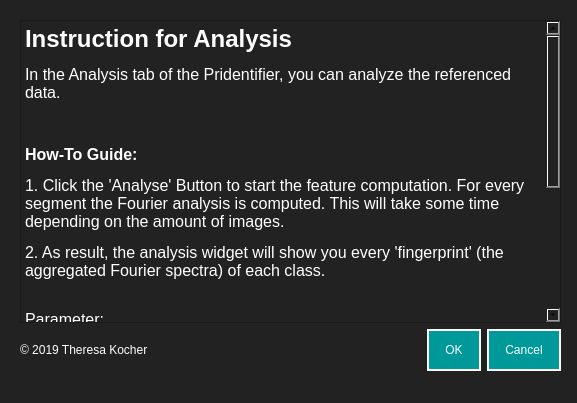
<?xml version="1.0" encoding="UTF-8"?>
<ui version="4.0">
 <class>Dialog</class>
 <widget class="QDialog" name="Dialog">
  <property name="geometry">
   <rect>
    <x>0</x>
    <y>0</y>
    <width>577</width>
    <height>403</height>
   </rect>
  </property>
  <property name="windowTitle">
   <string>Dialog</string>
  </property>
  <property name="styleSheet">
   <string notr="true">background-color: #222222;
</string>
  </property>
  <widget class="QWidget" name="verticalLayoutWidget">
   <property name="geometry">
    <rect>
     <x>20</x>
     <y>20</y>
     <width>541</width>
     <height>351</height>
    </rect>
   </property>
   <layout class="QVBoxLayout" name="verticalLayout">
    <item>
     <layout class="QHBoxLayout" name="horizontalLayout">
      <item>
       <layout class="QHBoxLayout" name="horizontalLayout_2"/>
      </item>
     </layout>
    </item>
    <item>
     <layout class="QHBoxLayout" name="horizontalLayout_4">
      <item>
       <widget class="QTextBrowser" name="textBrowser">
        <property name="styleSheet">
         <string notr="true">color: #fff;
font: 12pt &quot;Helvetica&quot;;
</string>
        </property>
        <property name="html">
         <string>&lt;!DOCTYPE HTML PUBLIC &quot;-//W3C//DTD HTML 4.0//EN&quot; &quot;http://www.w3.org/TR/REC-html40/strict.dtd&quot;&gt;
&lt;html&gt;&lt;head&gt;&lt;meta name=&quot;qrichtext&quot; content=&quot;1&quot; /&gt;&lt;style type=&quot;text/css&quot;&gt;
p, li { white-space: pre-wrap; }
&lt;/style&gt;&lt;/head&gt;&lt;body style=&quot; font-family:'Helvetica'; font-size:12pt; font-weight:400; font-style:normal;&quot;&gt;
&lt;p style=&quot; margin-top:12px; margin-bottom:12px; margin-left:0px; margin-right:0px; -qt-block-indent:0; text-indent:0px;&quot;&gt;&lt;span style=&quot; font-size:18pt; font-weight:600;&quot;&gt;Instruction for Analysis&lt;/span&gt;&lt;/p&gt;
&lt;p style=&quot; margin-top:12px; margin-bottom:12px; margin-left:0px; margin-right:0px; -qt-block-indent:0; text-indent:0px;&quot;&gt;In the Analysis tab of the Pridentifier, you can analyze the referenced data.&lt;/p&gt;
&lt;p style=&quot;-qt-paragraph-type:empty; margin-top:12px; margin-bottom:12px; margin-left:0px; margin-right:0px; -qt-block-indent:0; text-indent:0px;&quot;&gt;&lt;br /&gt;&lt;/p&gt;
&lt;p style=&quot; margin-top:12px; margin-bottom:12px; margin-left:0px; margin-right:0px; -qt-block-indent:0; text-indent:0px;&quot;&gt;&lt;span style=&quot; font-weight:600;&quot;&gt;How-To Guide:&lt;/span&gt;&lt;/p&gt;
&lt;p style=&quot; margin-top:12px; margin-bottom:12px; margin-left:0px; margin-right:0px; -qt-block-indent:0; text-indent:0px;&quot;&gt;1. Click the 'Analyse' Button to start the feature computation. For every segment the Fourier analysis is computed. This will take some time depending on the amount of images.&lt;/p&gt;
&lt;p style=&quot; margin-top:12px; margin-bottom:12px; margin-left:0px; margin-right:0px; -qt-block-indent:0; text-indent:0px;&quot;&gt;2. As result, the analysis widget will show you every 'fingerprint' (the aggregated Fourier spectra) of each class.&lt;br /&gt;&lt;/p&gt;
&lt;p style=&quot; margin-top:12px; margin-bottom:12px; margin-left:0px; margin-right:0px; -qt-block-indent:0; text-indent:0px;&quot;&gt;Parameter:&lt;/p&gt;
&lt;p style=&quot; margin-top:12px; margin-bottom:12px; margin-left:0px; margin-right:0px; -qt-block-indent:0; text-indent:0px;&quot;&gt;You can configure the amount of features the analysis will use. As default the 1000 largest frequencies are used. But you can try out what amount of features will fit the best for your use case and segment size.&lt;/p&gt;
&lt;p style=&quot; margin-top:12px; margin-bottom:12px; margin-left:0px; margin-right:0px; -qt-block-indent:0; text-indent:0px;&quot;&gt;&lt;span style=&quot; font-family:'.SF NS Text'; font-size:13pt;&quot;&gt;----------------------------------------------------&lt;/span&gt;&lt;/p&gt;
&lt;p style=&quot; margin-top:12px; margin-bottom:12px; margin-left:0px; margin-right:0px; -qt-block-indent:0; text-indent:0px;&quot;&gt;&lt;span style=&quot; font-family:'.SF NS Text'; font-size:13pt; font-style:italic;&quot;&gt;Please note:&lt;/span&gt;&lt;/p&gt;
&lt;p style=&quot; margin-top:12px; margin-bottom:12px; margin-left:0px; margin-right:0px; -qt-block-indent:0; text-indent:0px;&quot;&gt;&lt;span style=&quot; font-family:'.SF NS Text'; font-size:13pt;&quot;&gt;Your hard drive needs to have free memory the same size as your image folders are. Check this before, otherwise you will get memory problems. The Pridentifier will copy each image and will save it's Fourier spectrum, which will be almost the same size as the images.&lt;/span&gt;&lt;/p&gt;&lt;/body&gt;&lt;/html&gt;</string>
        </property>
       </widget>
      </item>
     </layout>
    </item>
    <item>
     <layout class="QHBoxLayout" name="horizontalLayout_3">
      <item>
       <widget class="QLabel" name="label">
        <property name="styleSheet">
         <string notr="true">color: #fff;
font: 12pt &quot;Helvetica&quot;;
</string>
        </property>
        <property name="text">
         <string>© 2019 Theresa Kocher</string>
        </property>
       </widget>
      </item>
      <item>
       <widget class="QDialogButtonBox" name="buttonBox">
        <property name="styleSheet">
         <string notr="true">QPushButton {
background-color: #009999;
padding: 12px 16px;
border: 2px solid #fff;
color: #fff;
font: Helvetica;
}
QPushButton:hover {
	background-color: #75bdc3;
}</string>
        </property>
        <property name="orientation">
         <enum>Qt::Horizontal</enum>
        </property>
        <property name="standardButtons">
         <set>QDialogButtonBox::Cancel|QDialogButtonBox::Ok</set>
        </property>
       </widget>
      </item>
     </layout>
    </item>
   </layout>
  </widget>
 </widget>
 <resources/>
 <connections>
  <connection>
   <sender>buttonBox</sender>
   <signal>rejected()</signal>
   <receiver>Dialog</receiver>
   <slot>reject()</slot>
   <hints>
    <hint type="sourcelabel">
     <x>400</x>
     <y>331</y>
    </hint>
    <hint type="destinationlabel">
     <x>362</x>
     <y>375</y>
    </hint>
   </hints>
  </connection>
  <connection>
   <sender>buttonBox</sender>
   <signal>accepted()</signal>
   <receiver>Dialog</receiver>
   <slot>reject()</slot>
   <hints>
    <hint type="sourcelabel">
     <x>467</x>
     <y>344</y>
    </hint>
    <hint type="destinationlabel">
     <x>484</x>
     <y>387</y>
    </hint>
   </hints>
  </connection>
 </connections>
</ui>
